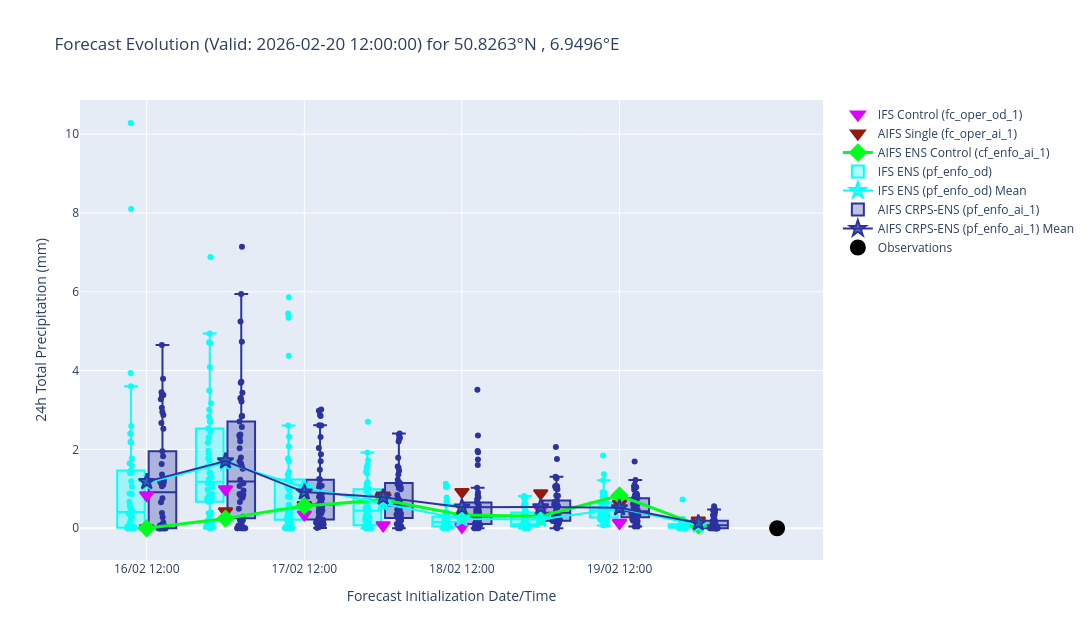

Notebook source saved alongside this figure:
### Code cell
area_str = get_area_string(widgets_dict['config']['area_sub'])
date_str = widgets_dict['config']['valid_date'].strftime("%Y%m%d")
_, _, plot_dir = setup_data_directories(base_path, widgets_dict['config']['param'], area_str, date_str)
plot_data['data_df'].to_csv(f'{plot_dir}/plot_data.csv', index=False)

# Create the interactive plot
plot_forecast_evolution(plot_data, widgets_dict, plot_dir, export_html=True)

### Figure 1 — Plotly figure (JSON) as saved in the notebook; plotly's stock layout.template omitted (floating-point values rounded to 4 significant figures; data arrays with more than 128 entries replaced by an {"elided": "..."} marker saying what was removed)
{"data": [{"customdata": [[96, "16/02 12:00", 0.8392], [84, "17/02 00:00", 0.9918], [72, "17/02 12:00", 0.351], [60, "18/02 00:00", 0.07629], [48, "18/02 12:00", 0.03815], [36, "19/02 00:00", 0.4807], [24, "19/02 12:00", 0.1373], [12, "20/02 00:00", 0.04578]], "hovertemplate": "Initialisation Date: %{customdata[1]}<br>Lead Time: %{customdata[0]}h<br>Value: %{y:.2f}mm<br>Bias: %{customdata[2]:.2f}mm<extra>Model: IFS Control (fc_oper_od_1)</extra>", "marker": {"color": "#dd00ff", "line": {"color": "#dd00ff", "width": 2}, "size": 12, "symbol": "triangle-down"}, "mode": "markers", "name": "IFS Control (fc_oper_od_1)", "type": "scatter", "x": [0, 1, 2, 3, 4, 5, 6, 7], "y": [0.8392, 0.9918, 0.351, 0.07629, 0.03815, 0.4807, 0.1373, 0.04578]}, {"customdata": [[96, "16/02 12:00", 0], [84, "17/02 00:00", 0.4307], [72, "17/02 12:00", 0.5877], [60, "18/02 00:00", 0.8299], [48, "18/02 12:00", 0.9215], [36, "19/02 00:00", 0.8885], [24, "19/02 12:00", 0.6227], [12, "20/02 00:00", 0.1951]], "hovertemplate": "Initialisation Date: %{customdata[1]}<br>Lead Time: %{customdata[0]}h<br>Value: %{y:.2f}mm<br>Bias: %{customdata[2]:.2f}mm<extra>Model: AIFS Single (fc_oper_ai_1)</extra>", "marker": {"color": "#93190c", "line": {"color": "#93190c", "width": 2}, "size": 12, "symbol": "triangle-down"}, "mode": "markers", "name": "AIFS Single (fc_oper_ai_1)", "type": "scatter", "x": [0, 1, 2, 3, 4, 5, 6, 7], "y": [0, 0.4307, 0.5877, 0.8299, 0.9215, 0.8885, 0.6227, 0.1951]}, {"customdata": [[96, "16/02 12:00", 0], [84, "17/02 00:00", 0.245], [72, "17/02 12:00", 0.5676], [60, "18/02 00:00", 0.7198], [48, "18/02 12:00", 0.3355], [36, "19/02 00:00", 0.3031], [24, "19/02 12:00", 0.8295], [12, "20/02 00:00", 0.07809]], "hovertemplate": "Initialisation Date: %{customdata[1]}<br>Lead Time: %{customdata[0]}h<br>Value: %{y:.2f}mm<br>Bias: %{customdata[2]:.2f}mm<extra>Model: AIFS ENS Control (cf_enfo_ai_1)</extra>", "line": {"color": "#00FF1E", "width": 3}, "marker": {"color": "#00FF1E", "line": {"color": "#00FF1E", "width": 2}, "size": 12, "symbol": "diamond"}, "mode": "lines+markers", "name": "AIFS ENS Control (cf_enfo_ai_1)", "type": "scatter", "x": [0, 1, 2, 3, 4, 5, 6, 7], "y": [0, 0.245, 0.5676, 0.7198, 0.3355, 0.3031, 0.8295, 0.07809]}, {"boxpoints": "all", "customdata": {"elided": "400x4 mixed values"}, "fillcolor": "rgba(8, 255, 247, 0.3)", "hoverinfo": "y+name+text", "hovertemplate": "Model: IFS ENS (pf_enfo_od)<br>Date: %{customdata[2]}<br>Lead Time: %{customdata[0]}h<br>Member: %{customdata[1]}<br>Value: %{y:.2f}mm<br>Bias: %{customdata[3]:.2f}mm<br><extra></extra>", "jitter": 0.3, "marker": {"color": "#08fff7"}, "name": "IFS ENS (pf_enfo_od)", "pointpos": 0, "showlegend": true, "text": {"elided": "400 str values"}, "type": "box", "width": 0.35, "x": {"elided": "400 float values"}, "y": {"elided": "400 float values"}}, {"customdata": [[96, "16/02 12:00", 1.149], [84, "17/02 00:00", 1.659], [72, "17/02 12:00", 1.039], [60, "18/02 00:00", 0.6218], [48, "18/02 12:00", 0.2368], [36, "19/02 00:00", 0.2208], [24, "19/02 12:00", 0.5054], [12, "20/02 00:00", 0.07889]], "hovertemplate": "Initialisation Date: %{customdata[1]}<br>Lead Time: %{customdata[0]}h<br>Value: %{y:.2f}mm<br>Bias: %{customdata[2]:.2f}mm<extra>Model: IFS ENS (pf_enfo_od) Mean</extra>", "line": {"color": "#08fff7", "width": 2}, "marker": {"color": "rgba(8, 255, 247, 0.7)", "line": {"color": "#08fff7", "width": 2}, "size": 12, "symbol": "star"}, "mode": "lines+markers", "name": "IFS ENS (pf_enfo_od) Mean", "type": "scatter", "x": [0, 1, 2, 3, 4, 5, 6, 7], "y": [1.149, 1.659, 1.039, 0.6218, 0.2368, 0.2208, 0.5054, 0.07889]}, {"boxpoints": "all", "customdata": {"elided": "400x4 mixed values"}, "fillcolor": "rgba(44, 50, 160, 0.3)", "hoverinfo": "y+name+text", "hovertemplate": "Model: AIFS CRPS-ENS (pf_enfo_ai_1)<br>Date: %{customdata[2]}<br>Lead Time: %{customdata[0]}h<br>Member: %{customdata[1]}<br>Value: %{y:.2f}mm<br>Bias: %{customdata[3]:.2f}mm<br><extra></extra>", "jitter": 0.3, "marker": {"color": "#2c32a0"}, "name": "AIFS CRPS-ENS (pf_enfo_ai_1)", "pointpos": 0, "showlegend": true, "text": {"elided": "400 str values"}, "type": "box", "width": 0.35, "x": {"elided": "400 float values"}, "y": {"elided": "400 float values"}}, {"customdata": [[96, "16/02 12:00", 1.184], [84, "17/02 00:00", 1.708], [72, "17/02 12:00", 0.9176], [60, "18/02 00:00", 0.7879], [48, "18/02 12:00", 0.5337], [36, "19/02 00:00", 0.5406], [24, "19/02 12:00", 0.5185], [12, "20/02 00:00", 0.1334]], "hovertemplate": "Initialisation Date: %{customdata[1]}<br>Lead Time: %{customdata[0]}h<br>Value: %{y:.2f}mm<br>Bias: %{customdata[2]:.2f}mm<extra>Model: AIFS CRPS-ENS (pf_enfo_ai_1) Mean</extra>", "line": {"color": "#2c32a0", "width": 2}, "marker": {"color": "rgba(44, 50, 160, 0.7)", "line": {"color": "#2c32a0", "width": 2}, "size": 12, "symbol": "star"}, "mode": "lines+markers", "name": "AIFS CRPS-ENS (pf_enfo_ai_1) Mean", "type": "scatter", "x": [0, 1, 2, 3, 4, 5, 6, 7], "y": [1.184, 1.708, 0.9176, 0.7879, 0.5337, 0.5406, 0.5185, 0.1334]}, {"customdata": [[0]], "hovertemplate": "Observation: %{y:.2f}mm<extra></extra>", "marker": {"color": "#000000", "line": {"color": "#000000", "width": 2}, "size": 14, "symbol": "circle"}, "mode": "markers", "name": "Observations", "type": "scatter", "x": [8], "y": [0]}], "layout": {"height": 640, "showlegend": true, "title": {"text": "Forecast Evolution (Valid: 2026-02-20 12:00:00) for 50.8263°N , 6.9496°E"}, "width": 1600, "xaxis": {"dtick": 12, "gridcolor": "white", "gridwidth": 1, "showgrid": true, "tickangle": 0, "ticktext": ["16/02 12:00", "17/02 12:00", "18/02 12:00", "19/02 12:00"], "tickvals": [0, 2, 4, 6], "title": {"text": "Forecast Initialization Date/Time"}}, "yaxis": {"title": {"text": "24h Total Precipitation (mm)"}}}}
